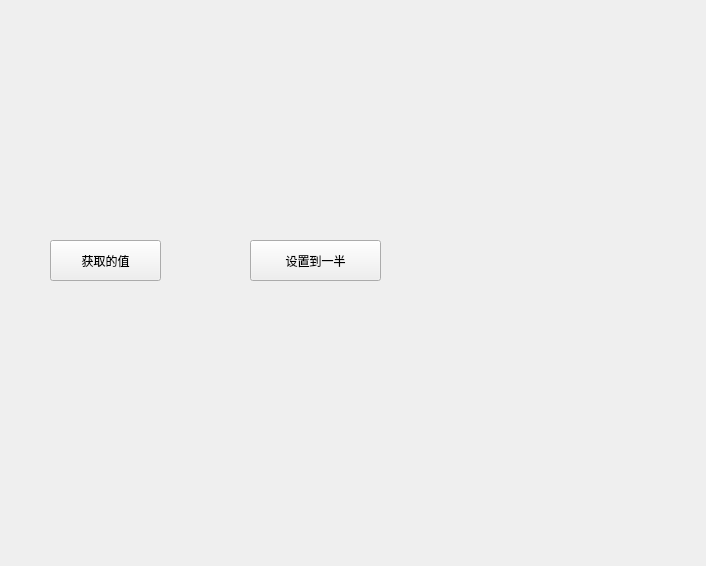
<?xml version="1.0" encoding="UTF-8"?>
<ui version="4.0">
 <class>Widget</class>
 <widget class="QWidget" name="Widget">
  <property name="geometry">
   <rect>
    <x>0</x>
    <y>0</y>
    <width>706</width>
    <height>566</height>
   </rect>
  </property>
  <property name="windowTitle">
   <string>Widget</string>
  </property>
  <widget class="smallWidget" name="widget" native="true">
   <property name="geometry">
    <rect>
     <x>40</x>
     <y>10</y>
     <width>271</width>
     <height>201</height>
    </rect>
   </property>
  </widget>
  <widget class="QPushButton" name="btn_get">
   <property name="geometry">
    <rect>
     <x>50</x>
     <y>240</y>
     <width>111</width>
     <height>41</height>
    </rect>
   </property>
   <property name="text">
    <string>获取的值</string>
   </property>
  </widget>
  <widget class="QPushButton" name="btn_set">
   <property name="geometry">
    <rect>
     <x>250</x>
     <y>240</y>
     <width>131</width>
     <height>41</height>
    </rect>
   </property>
   <property name="text">
    <string>设置到一半</string>
   </property>
  </widget>
 </widget>
 <customwidgets>
  <customwidget>
   <class>smallWidget</class>
   <extends>QWidget</extends>
   <header location="global">smallwidget.h</header>
   <container>1</container>
  </customwidget>
 </customwidgets>
 <resources/>
 <connections/>
</ui>
